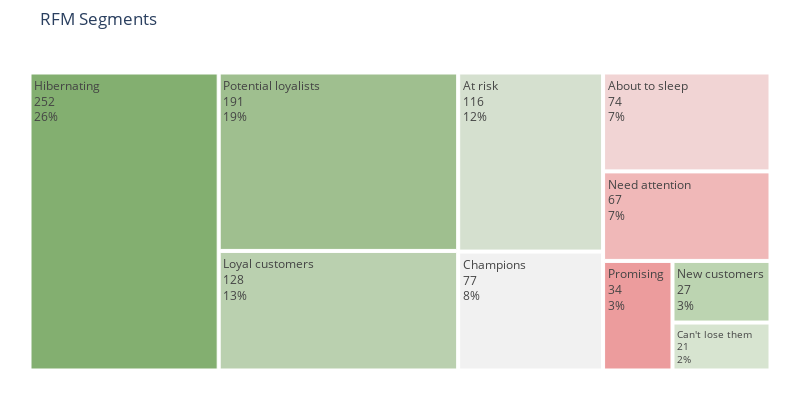

Notebook source saved alongside this figure:
### Code cell
#Creating a Treemap with Plotly Express
# colors=['#fae588','#f79d65','#f9dc5c','#e8ac65','#e76f51','#ef233c','#b7094c'] #color palette
colors=['#83af70','#9fbf8f','#bad0af','#d5e0cf','#f1f1f1','#f1d4d4','#f0b8b8','#ec9c9d'] #color palette
import plotly.express as px

fig = px.treemap(fig3, path=['Segment'],values='Count'
                 , width=800, height=400
                 ,title="RFM Segments")

fig.update_layout(
    treemapcolorway = colors, #defines the colors in the treemap
    margin = dict(t=50, l=25, r=25, b=25))

fig.data[0].textinfo = 'label+text+value+percent root'
fig.show()

### Figure 1 — Plotly figure (JSON) as saved in the notebook; plotly's stock layout.template omitted (floating-point values rounded to 4 significant figures)
{"data": [{"branchvalues": "total", "domain": {"x": [0, 1], "y": [0, 1]}, "hovertemplate": "labels=%{label}<br>Count=%{value}<br>parent=%{parent}<br>id=%{id}<extra></extra>", "ids": ["About to sleep", "At risk", "Can't lose them", "Champions", "Hibernating", "Loyal customers", "Need attention", "New customers", "Potential loyalists", "Promising"], "labels": ["About to sleep", "At risk", "Can't lose them", "Champions", "Hibernating", "Loyal customers", "Need attention", "New customers", "Potential loyalists", "Promising"], "name": "", "parents": ["", "", "", "", "", "", "", "", "", ""], "values": [74, 116, 21, 77, 252, 128, 67, 27, 191, 34], "type": "treemap", "textinfo": "label+text+value+percent root"}], "layout": {"legend": {"tracegroupgap": 0}, "title": {"text": "RFM Segments"}, "height": 400, "width": 800, "margin": {"t": 50, "l": 25, "r": 25, "b": 25}, "treemapcolorway": ["#83af70", "#9fbf8f", "#bad0af", "#d5e0cf", "#f1f1f1", "#f1d4d4", "#f0b8b8", "#ec9c9d"]}}
